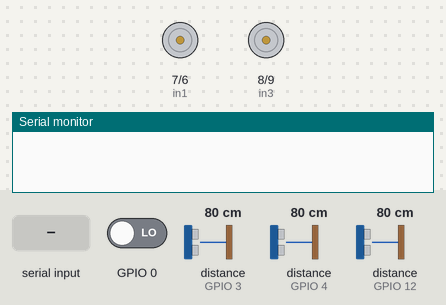
The sketch below on a simulated ESP8266 (NodeMCU). On the bench: motor-driver pin pairs drawn as motors (green arrow = first pin HIGH = forward, orange = second pin HIGH = backward, longer = more drive), the last lines printed to the serial monitor. Inputs (shaded band) come from the test bench; at power-on: GPIO 0 LOW, distance to the obstacle (sensors on GPIO 3, GPIO 4, GPIO 12) 80 cm. The echo pulse lasts 58.3 µs per cm.

Above: at 1.2 s.
1.3 s: byte 30 received over Serial
At 1.7 s:
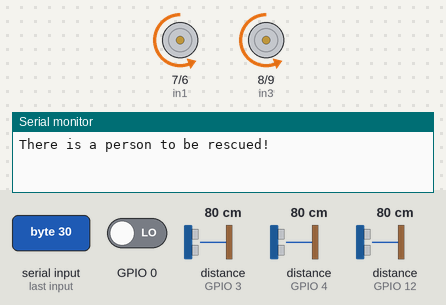
2.8 s: GPIO 0 driven HIGH
Timing chart, 0 to 5.8 s (numbered marks = the images above; inputs shaded):
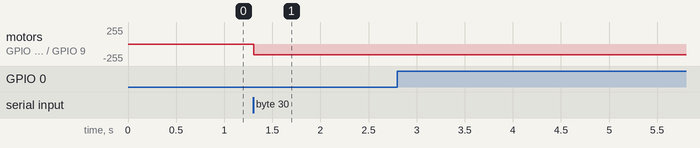

The sketch:

rescue_vehicle.ino.ino
```cpp
bool done = false;
//motor
int in1 = 7;
int in2 = 6;
int in3 = 8;
int in4 = 9;

//motion sensor
int ledPin;    // LED
int pirPin;     // PIR Out pin
int pirStat = 0;    // PIR status

//light sensors
int left_Sensor = 5;
int right_Sensor = 13;

//sound sensor
int soundDetectedPin;
int soundDetectedVal = HIGH;
boolean bAlarm = false;
unsigned long lastSoundDetectTime;
int soundAlarmTime = 500;

// ultrasonic_Sensor_middle
int ultrasonic_Sensor_middle_trig = 11;
int ultrasonic_Sensor_middle_echo = 12;
int ultrasonic_Sensor_middle_distance; // bez
long ultrasonic_Sensor_middle_duration;

// ultrasonic_Sensor_left
int ultrasonic_Sensor_left_trig = 10; // 10
int ultrasonic_Sensor_left_echo = 4; //4
int ultrasonic_Sensor_left_distance; // bez
long ultrasonic_Sensor_left_duration;

// ultrasonic_Sensor_right
int ultrasonic_Sensor_right_trig = 2;
int ultrasonic_Sensor_right_echo = 3;
int ultrasonic_Sensor_right_distance; // bez
long ultrasonic_Sensor_right_duration;

// ultrasonic_Sensor_back_middle
int ultrasonic_Sensor_back_middle_trig;
int ultrasonic_Sensor_back_middle_echo;
int ultrasonic_Sensor_back_middle_distance;
long ultrasonic_Sensor_back_middle_duration;

// ultrasonic_Sensor_back_left
int ultrasonic_Sensor_back_left_trig;
int ultrasonic_Sensor_back_left_echo;
int ultrasonic_Sensor_back_left_distance;
long ultrasonic_Sensor_back_left_duration;

// ultrasonic_Sensor_back_right
int ultrasonic_Sensor_back_right_trig;
int ultrasonic_Sensor_back_right_echo;
int ultrasonic_Sensor_back_right_distance;
long ultrasonic_Sensor_back_right_duration;

int predkosc = 160;
bool received = false;


void setup() {
  //motor
  pinMode(in1, OUTPUT);
  pinMode(in2, OUTPUT);
  pinMode(in3, OUTPUT);
  pinMode(in4, OUTPUT);

  //motion sensor
  pinMode(ledPin, OUTPUT);
  pinMode(pirPin, INPUT);

  //light sensors
  pinMode(left_Sensor, INPUT);
  pinMode(right_Sensor, INPUT);

  //ultrasonic sensors
  pinMode(ultrasonic_Sensor_middle_trig, OUTPUT);
  pinMode(ultrasonic_Sensor_middle_echo, INPUT);
  pinMode(ultrasonic_Sensor_left_trig, OUTPUT);
  pinMode(ultrasonic_Sensor_left_echo, INPUT);
  pinMode(ultrasonic_Sensor_right_trig, OUTPUT);
  pinMode(ultrasonic_Sensor_right_echo, INPUT);
  pinMode(ultrasonic_Sensor_back_middle_trig, OUTPUT);
  pinMode(ultrasonic_Sensor_back_middle_echo, INPUT);
  pinMode(ultrasonic_Sensor_back_left_trig, OUTPUT);
  pinMode(ultrasonic_Sensor_back_left_echo, INPUT);
  pinMode(ultrasonic_Sensor_back_left_trig, OUTPUT);
  pinMode(ultrasonic_Sensor_back_right_echo, INPUT);

  //sound sensor
  pinMode (soundDetectedPin, INPUT);


  Serial.begin(9600);
}
void loop() {
  //receiving info from car interface
  recvInfo();

  if (received) {
    digitalWrite(in1, LOW);
    analogWrite(in2, predkosc); // 191
    digitalWrite(in3, LOW);
    analogWrite(in4, predkosc); // 191

    //sensors start sensing

    sound_sensor();

    motion_sensor();

    ultrasonic_Sensor_middle();
    ultrasonic_Sensor_left();
    ultrasonic_Sensor_right();
    ultrasonic_Sensor_back_middle();
    ultrasonic_Sensor_back_left();
    ultrasonic_Sensor_back_right();

    if (bAlarm == true or pirStat == HIGH) {
      if (ultrasonic_Sensor_left_distance >= 15 && ultrasonic_Sensor_middle_distance >= 15 && ultrasonic_Sensor_right_distance >= 15) {
        forward();
        delay(100);
      }
      else if ((ultrasonic_Sensor_left_distance >= 15 && ultrasonic_Sensor_middle_distance >= 15) && (ultrasonic_Sensor_right_distance <= 15)){
        left();
        delay(75);
      }
      else if ((ultrasonic_Sensor_left_distance <= 15) && (ultrasonic_Sensor_middle_distance >= 15 && ultrasonic_Sensor_right_distance >= 15)){
        right();
        delay(75);
      }
      else if ((ultrasonic_Sensor_left_distance >= 15 && ultrasonic_Sensor_right_distance >= 15) && (ultrasonic_Sensor_middle_distance <= 15)){
        if (ultrasonic_Sensor_left_distance >= ultrasonic_Sensor_right_distance){
          reverse();
          delay(75);
          left();
          delay(75);
        }
        else {
          reverse();
          delay(75);
          right();
          delay(75);
        }
      }

      else {
        stops();
          received = false;
        }
    } else {
      stops();
    }
  }

}

void forward() {
  digitalWrite(in1, LOW);
  analogWrite(in2, predkosc); // 191
  digitalWrite(in3, LOW);
  analogWrite(in4, predkosc); // 191
}
void reverse() {
  digitalWrite(in1, HIGH);
  digitalWrite(in2, LOW);
  digitalWrite(in3, HIGH);
  digitalWrite(in4, LOW);
}
void left() {
  digitalWrite(in1, LOW);
  analogWrite(in2, predkosc / 2);
  digitalWrite(in3, LOW);
  digitalWrite(in4, LOW);

}
void right() {
  digitalWrite(in1, LOW);
  digitalWrite(in2, LOW);
  digitalWrite(in3, LOW);
  analogWrite(in4, predkosc / 2);

}
void stops() {
  digitalWrite(in1, LOW);
  digitalWrite(in2, LOW);
  digitalWrite(in4, LOW);
  digitalWrite(in3, LOW);

}

void ultrasonic_Sensor_middle() {
  digitalWrite(ultrasonic_Sensor_middle_trig, LOW);
  delayMicroseconds(2);
  digitalWrite(ultrasonic_Sensor_middle_trig, HIGH);
  delayMicroseconds(10);
  digitalWrite(ultrasonic_Sensor_middle_trig, LOW);
  ultrasonic_Sensor_middle_duration = pulseIn(ultrasonic_Sensor_middle_echo, HIGH);
  ultrasonic_Sensor_middle_distance = ultrasonic_Sensor_middle_duration * 0.034 / 2;
}

void ultrasonic_Sensor_left() {
  // Clears the trigPin

  digitalWrite(ultrasonic_Sensor_left_trig, LOW);
  delayMicroseconds(2);

  digitalWrite(ultrasonic_Sensor_left_trig, HIGH);
  delayMicroseconds(10);
  digitalWrite(ultrasonic_Sensor_left_trig, LOW);

  // Reads the echoPin, returns the sound wave travel time in microseconds
  ultrasonic_Sensor_left_duration = pulseIn(ultrasonic_Sensor_left_echo, HIGH);

  // Calculating the distance
  ultrasonic_Sensor_left_distance = ultrasonic_Sensor_left_duration * 0.034 / 2;
}

void ultrasonic_Sensor_right() {

  digitalWrite(ultrasonic_Sensor_right_trig, LOW);
  delayMicroseconds(2);

  digitalWrite(ultrasonic_Sensor_right_trig, HIGH);
  delayMicroseconds(10);

  digitalWrite(ultrasonic_Sensor_right_trig, LOW);

  ultrasonic_Sensor_right_duration = pulseIn(ultrasonic_Sensor_right_echo, HIGH);

  ultrasonic_Sensor_right_distance = ultrasonic_Sensor_right_duration * 0.034 / 2;
}

// Calculating the distance for the back side

void ultrasonic_Sensor_back_middle() {
  // Clears the trigPin

  digitalWrite(ultrasonic_Sensor_back_middle_trig, LOW);
  delayMicroseconds(2);

  digitalWrite(ultrasonic_Sensor_back_middle_trig, HIGH);
  delayMicroseconds(10);
  digitalWrite(ultrasonic_Sensor_back_middle_trig, LOW);

  // Reads the echoPin, returns the sound wave travel time in microseconds
  ultrasonic_Sensor_back_middle_duration = pulseIn(ultrasonic_Sensor_back_middle_echo, HIGH);

  // Calculating the distance
  ultrasonic_Sensor_back_middle_distance = ultrasonic_Sensor_back_middle_duration * 0.034 / 2;
}


void ultrasonic_Sensor_back_left() {
  // Clears the trigPin

  digitalWrite(ultrasonic_Sensor_back_left_trig, LOW);
  delayMicroseconds(2);

  digitalWrite(ultrasonic_Sensor_back_left_trig, HIGH);
  delayMicroseconds(10);
  digitalWrite(ultrasonic_Sensor_back_left_trig, LOW);

  // Reads the echoPin, returns the sound wave travel time in microseconds
  ultrasonic_Sensor_back_left_duration = pulseIn(ultrasonic_Sensor_back_left_echo, HIGH);

  // Calculating the distance
  ultrasonic_Sensor_back_left_distance = ultrasonic_Sensor_back_left_duration * 0.034 / 2;
}


void ultrasonic_Sensor_back_right() {
  // Clears the trigPin

  digitalWrite(ultrasonic_Sensor_back_right_trig, LOW);
  delayMicroseconds(2);

  digitalWrite(ultrasonic_Sensor_back_right_trig, HIGH);
  delayMicroseconds(10);
  digitalWrite(ultrasonic_Sensor_back_right_trig, LOW);

  // Reads the echoPin, returns the sound wave travel time in microseconds
  ultrasonic_Sensor_back_right_duration = pulseIn(ultrasonic_Sensor_back_right_echo, HIGH);

  // Calculating the distance
  ultrasonic_Sensor_back_right_distance = ultrasonic_Sensor_back_right_duration * 0.034 / 2;
}

void sound_sensor() {
  soundDetectedVal = digitalRead (soundDetectedPin) ; // read the sound alarm time

  if (soundDetectedVal == LOW) // If we hear a sound
  {

    lastSoundDetectTime = millis(); // record the time of the sound alarm
    // The following is so you don't scroll on the output screen
    if (!bAlarm) {
      Serial.println("There is a person to be rescued!");
      bAlarm = true;
    }
  }
  else
  {
    if ( (millis() - lastSoundDetectTime) > soundAlarmTime  &&  bAlarm) {
      Serial.println("No sound detected!");
      bAlarm = false;
    }
  }
}

void motion_sensor() {
  pirStat = digitalRead(pirPin);
  if (pirStat == HIGH) {            // if motion detected
    digitalWrite(ledPin, HIGH);  // turn LED ON
    Serial.println("Motion detected!");
  }
  else {
    digitalWrite(ledPin, LOW); // turn LED OFF if we have no motion
  }
}

void recvInfo() {
  done = false;
  while (Serial.available() > 0) {
    delay(5);
    int receivedChar = Serial.read();
    done = true;
  }
  if (done) {
    received = !received;
  }
}
```

Measured:
- after the input at 1.3 s, motor on GPIO 7 (in1) / GPIO 6 (in2), motor on GPIO 8 (in3) / GPIO 9 (in4): stopped → backward 160/255 at once
